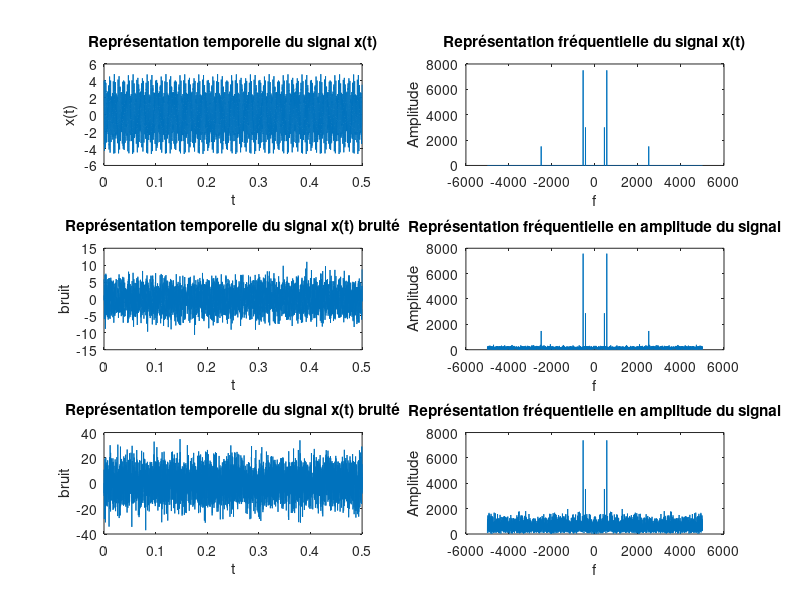
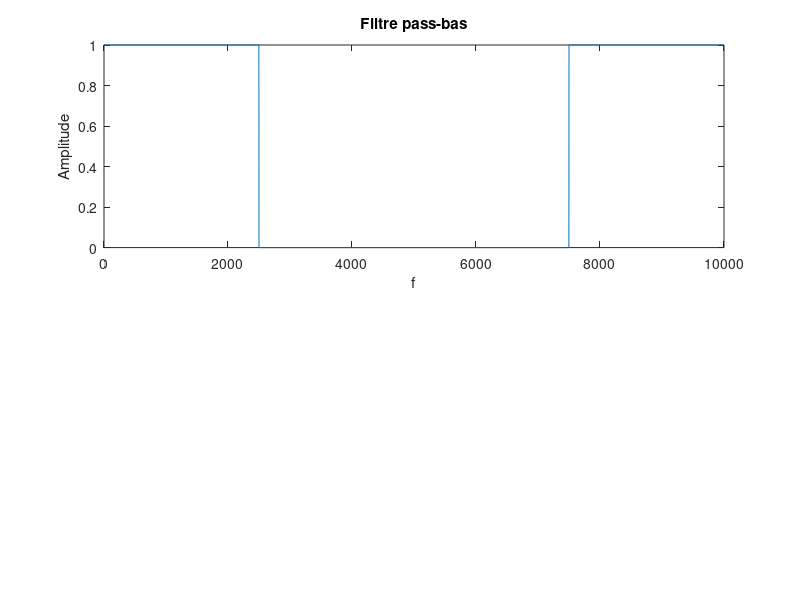

Write MATLAB code to recreate these figures, in order. (Note: this script raises an error after producing the figures.)
close all
clear all
clc

fe = 10000; %Fréquence d’échantillonnage
te = 1/fe; %Période dééchantillonnage
N = 5000; %Nombre d’échantillons
f = (0:N-1)*(fe/N); %fréquence

t = 0:te:(N-1)*te; %Intervalle
x = 1.2*cos(2*pi*440*t+1.2)+ 3*cos(2*pi*550*t) + 0.6*cos(2*pi*2500*t); %signal périodique x(t)
fshift = (-N/2:N/2-1)*(fe/N);
y = fft(x);

figure(1)
subplot(321)
plot(t,x)
title("Représentation temporelle du signal x(t)")
xlabel("t")
ylabel("x(t)")

subplot(322)
plot(fshift,fftshift(abs(y)))
% plot(f,abs(y))
title("Représentation fréquentielle du signal x(t)")
xlabel("f")
ylabel("Amplitude")

%bruit
xnoise = x+2*randn(size(t));
xnoise2 = x+10*randn(size(t));
fshift = (-N/2:N/2-1)*(fe/N);
ynoise = fft(xnoise);
ynoise2 = fft(xnoise2);

subplot(323)
plot(t,xnoise)
title("Représentation temporelle du signal x(t) bruité")
xlabel("t")
ylabel("bruit")

subplot(324)
plot(fshift,fftshift(abs(ynoise)));
xlabel('f');
ylabel('Amplitude');
title("Représentation fréquentielle en amplitude du signal")

subplot(325)
plot(t,xnoise2)
title("Représentation temporelle du signal x(t) bruité")
xlabel("t")
ylabel("bruit")

subplot(326)
plot(fshift,fftshift(abs(ynoise2)));
xlabel('f');
ylabel('Amplitude');
title("Représentation fréquentielle en amplitude du signal")

%filtre
figure(2)
fc = 2500; %fréquence de coupure
pass_bas = zeros(size(x));
index_fc = ceil((fc*N)/fe);
pass_bas(1:index_fc) = 1;
pass_bas(N-index_fc+1:N) = 1;

subplot(211)
plot(f,pass_bas)
xlabel('f')
ylabel('Amplitude')
title('Filtre pass-bas')

%filtrage
z = pass_bas.*y;%filtre en fct de fréquence
sign_filtr = ifft(z,"symmetric");

subplot(212)
plot(fshift,fftshift(abs(fft(sign_filtr))))
title("Représentation fréquentielle en amplitude du sgnal filté")
xlabel("f")
ylabel("Amplitude")

%signal aprés filtrage

figure(3)

subplot(211)
plot(t,x)
title('Représentation temporelle du signal avant filtrage')
xlabel('t')
ylabel('x(t)')

subplot(212)
plot(t,sign_filtr)
title('Représentation temporelle du signal aprés filtrage')
xlabel('t')
ylabel('x(t)')

s='bluewhale.wav';
[son,Fe]=audioread(s);
sound(son,Fe);

son1 = son(2.45e4: 3.10e4);
sound(son,Fe);

plot(son1);
xlabel('t');
ylabel('son');
title('Représentation temporelle du son roqual bleu')
grid on

N = size(son1);

    %transformation de fourier rapide sur le chant 
    fourier = fft(son1); 
    
    %Densité spectrale du Chant
    Densite_spectrale = abs(fourier).^2/N; 
    
    f = (0:floor(N/2))*(Fe/N)/10;
    plot(f,Densite_spectrale(1:floor(N/2)+1));
    legend("Densité spectrale du chant");
    xlabel("Fréquence (Hz)");
    ylabel("Densité spectrale en puissance");



